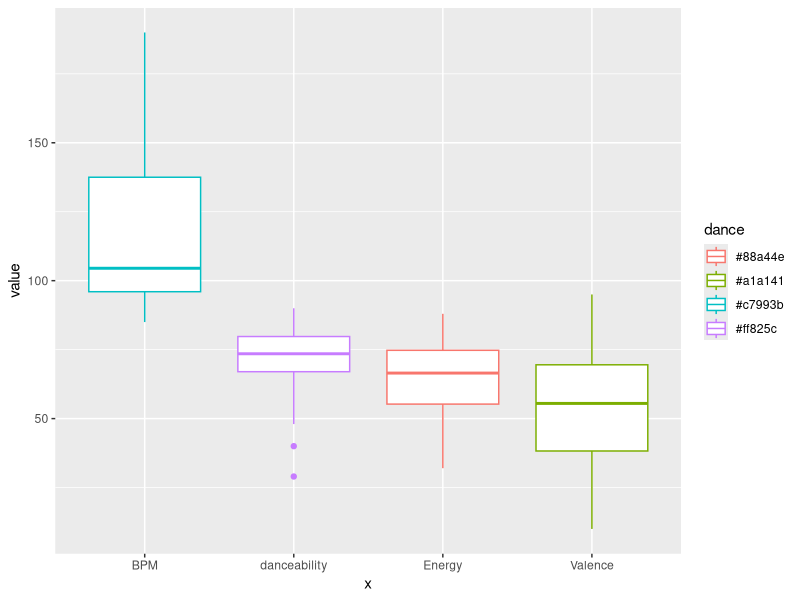
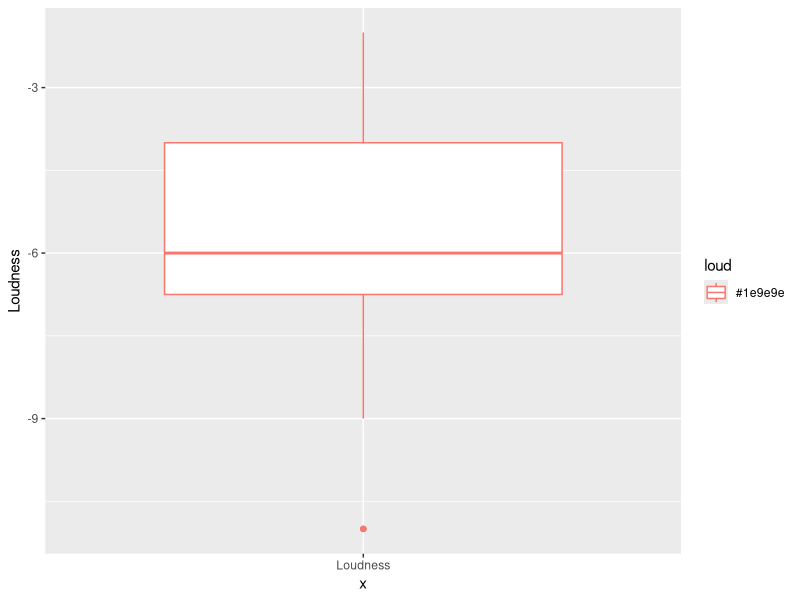

R code for these plots, in order:
## ---- chunk 1
install.packages("tidyverse")
install.packages("ggplot2")
install.packages("dplyr")
library(tidyverse)
library(ggplot2)
library(dplyr)
## ---- chunk 2
library(readr)
dat <- read_csv("top50.csv")
## ---- chunk 3
#prepare the data to chart
dance<- "#ff825c"
energy<- "#88a44e"
loud<- "#1e9e9e"
BP<- "#c7993b"
val<- "#a1a141"

dat%>%
  ggplot()+
  geom_boxplot(aes(x="danceability",y=Danceability,color=dance,))+
  geom_boxplot(aes(x="Energy",y=Energy,color=energy))+
  geom_boxplot(aes(x="BPM",y=Beats.Per.Minute,color=BP))+
  geom_boxplot(aes(x="Valence",y=Valence.,color=val))+
  labs(y="value", legend.position="none", )

## ---- chunk 4
dat%>%
  ggplot()+
  geom_boxplot(aes(x="Loudness",y=Loudness,color=loud))
## ---- chunk 5

